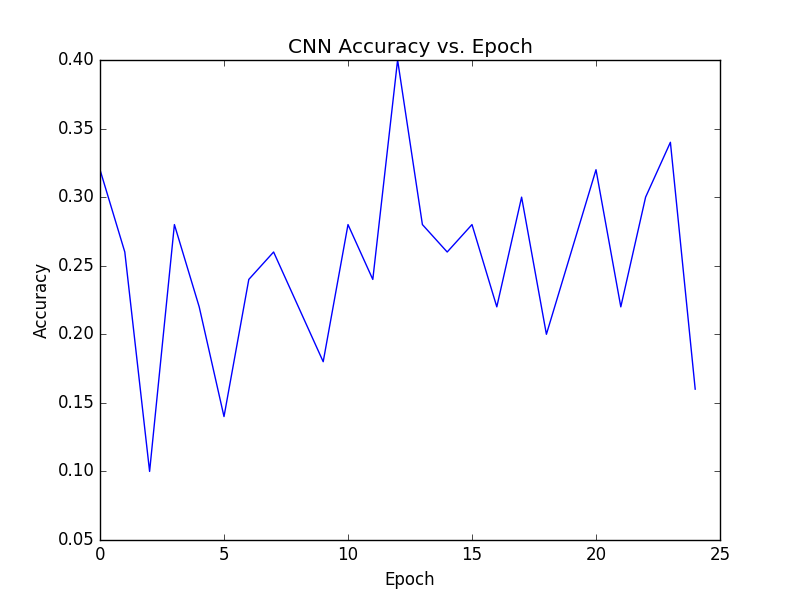
#> input picture cnn_training_orgininal.png, 800 x 600 px
$ python image_resize.py cnn_training_orgininal.png   (older library calls are emulated)
#> lines starting #> are read from the running program, lines starting #| are printed output that depends on the picture
import os, sys
import Image
from scipy.ndimage import imread
from scipy.misc import imresize
from scipy.misc import imsave

if __name__ == "__main__":
	new_size = 224, 224
	for infile in sys.argv[1:]:
	    image = imread(infile, flatten=False, mode='RGB')
	    image = imresize(image,(224,224))
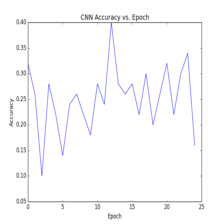
#> image: shape (224, 224, 3); mean R, G, B 249.8, 249.8, 251.9
	    imsave('test.jpg', image)
